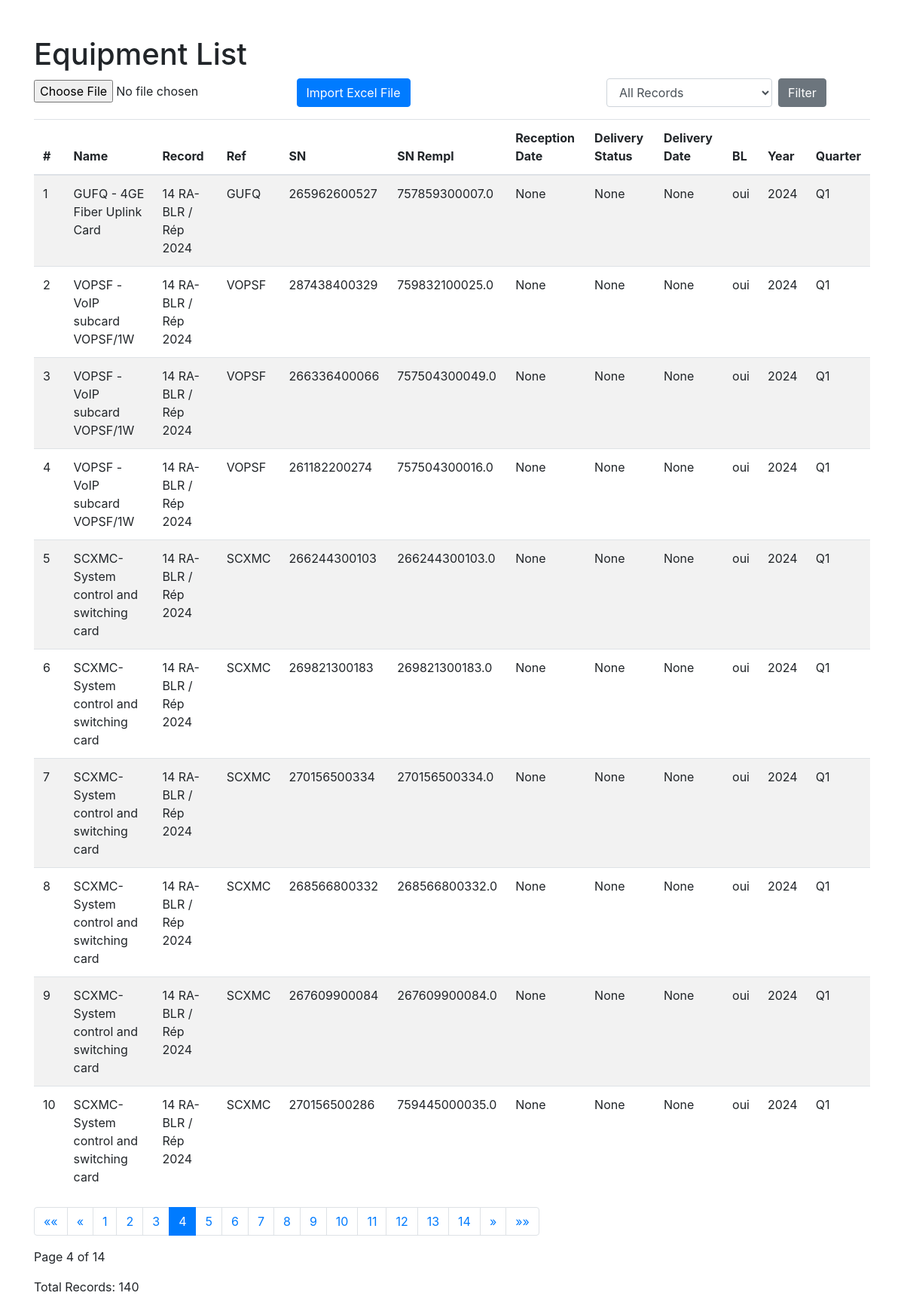
Page /inventory/equipments/?page=4 on the committed database.
### inventory/models.py (models this page shows, shortened)
class Equipment(models.Model):
    record = models.ForeignKey(Record, related_name='equipment', on_delete=models.CASCADE)
    name = models.CharField(max_length=255)
    ref = models.CharField(max_length=255, blank=True, null=True)
    sn = models.CharField(max_length=255, blank=True, null=True)
    sn_rempl = models.CharField(max_length=255, blank=True, null=True)
    reception_date = models.DateField(blank=True, null=True)
    delivery_status = models.CharField(max_length=255, blank=True, null=True)
    delivery_date = models.DateField(blank=True, null=True)
    bl = models.CharField(max_length=255, blank=True, null=True)
    year = models.PositiveIntegerField(blank=True, null=True)
    quarter = models.CharField(max_length=2, blank=True, null=True)
    order_index = models.PositiveIntegerField()  # New field to store row order

class Record(models.Model):
    name = models.CharField(max_length=255)

### inventory/views.py (the view, shortened to what this page needs)
# urls.py: path('equipments/', views.equipment_list, name='equipment_list'),
def equipment_list(request):
    form = UploadFileForm()
    filter_record_id = request.GET.get('record')
    equipments = Equipment.objects.all()
    if filter_record_id:
        equipments = equipments.filter(record_id=filter_record_id)
    paginator = Paginator(equipments, 10)  # Show 10 equipments per page
    page_number = request.GET.get('page')
    page_obj = paginator.get_page(page_number)
    return render(request, 'inventory/equipment_list.html', {
        'equipments': page_obj,
        'form': form,
        'records': Record.objects.all(),  # Ensure records are available for filtering
        'filter_record_id': filter_record_id  # Current filter record ID
    })

### inventory/forms.py
class UploadFileForm(forms.Form):
    file = forms.FileField()

### inventory/templates/inventory/equipment_list.html (shortened to what this page needs)
{% load static %}
<!DOCTYPE html>
<html lang="en">
<head>
    <link href="https://stackpath.bootstrapcdn.com/bootstrap/4.5.2/css/bootstrap.min.css" rel="stylesheet">
</head>
<body>
<div class="container">
    <h1 class="mt-5">Equipment List</h1>
    <div class="row mb-3">
        <div class="col-md-8">
            <form method="post" enctype="multipart/form-data">
                {{ form.file }}
                <button type="submit" class="btn btn-primary">Import Excel File</button>
            </form>
        </div>
        <div class="col-md-4">
            <form method="get" class="form-inline">
                <div class="form-group mr-2">
                    <select name="record" id="record" class="form-control">
                        <option value="">All Records</option>
                    </select>
                </div>
                <button type="submit" class="btn btn-secondary">Filter</button>
            </form>
        </div>
    </div>
    <table class="table table-striped">
        <thead>
            <tr>
                <th>#</th>
                <th>Name</th>
                <th>Record</th>
                <th>Ref</th>
                <th>SN</th>
                <th>SN Rempl</th>
                <th>Reception Date</th>
                <th>Delivery Status</th>
                <th>Delivery Date</th>
                <th>BL</th>
                <th>Year</th>
                <th>Quarter</th>
            </tr>
        </thead>
        <tbody>
            {% for equipment in equipments %}
            <tr>
                <td>{{ forloop.counter }}</td>
                <td>{{ equipment.name }}</td>
                <td>{{ equipment.record.name }}</td>
                <td>{{ equipment.ref }}</td>
                <td>{{ equipment.sn }}</td>
                <td>{{ equipment.sn_rempl }}</td>
                <td>{{ equipment.reception_date }}</td>
                <td>{{ equipment.delivery_status }}</td>
                <td>{{ equipment.delivery_date }}</td>
                <td>{{ equipment.bl }}</td>
                <td>{{ equipment.year }}</td>
                <td>{{ equipment.quarter }}</td>
            </tr>
            {% endfor %}
        </tbody>
    </table>
    <nav aria-label="Page navigation">
        <ul class="pagination">
            {% if equipments.has_previous %}
                <li class="page-item">
                    <a class="page-link" href="?page=1{% if filter_record_id %}&record={{ filter_record_id }}{% endif %}" aria-label="First">
                        <span aria-hidden="true">&laquo;&laquo;</span>
                    </a>
                </li>
                <li class="page-item">
                    <a class="page-link" href="?page={{ equipments.previous_page_number }}{% if filter_record_id %}&record={{ filter_record_id }}{% endif %}" aria-label="Previous">
                        <span aria-hidden="true">&laquo;</span>
                    </a>
                </li>
            {% endif %}
            {% for num in equipments.paginator.page_range %}
                {% if equipments.number == num %}
                    <li class="page-item active" aria-current="page">
                        <span class="page-link">{{ num }}<span class="sr-only">(current)</span></span>
                    </li>
                {% else %}
                    <li class="page-item">
                        <a class="page-link" href="?page={{ num }}{% if filter_record_id %}&record={{ filter_record_id }}{% endif %}">{{ num }}</a>
                    </li>
                {% endif %}
            {% endfor %}
            {% if equipments.has_next %}
                <li class="page-item">
                    <a class="page-link" href="?page={{ equipments.next_page_number }}{% if filter_record_id %}&record={{ filter_record_id }}{% endif %}" aria-label="Next">
                        <span aria-hidden="true">&raquo;</span>
                    </a>
                </li>
                <li class="page-item">
                    <a class="page-link" href="?page={{ equipments.paginator.num_pages }}{% if filter_record_id %}&record={{ filter_record_id }}{% endif %}" aria-label="Last">
                        <span aria-hidden="true">&raquo;&raquo;</span>
                    </a>
                </li>
            {% endif %}
        </ul>
    </nav>
    <div class="mt-3">
        <p>Page {{ equipments.number }} of {{ equipments.paginator.num_pages }}</p>
        <p>Total Records: {{ equipments.paginator.count }}</p>
    </div>
</div>
</body>
</html>

### rows in the picture
Equipment: name "GUFQ - 4GE Fiber Uplink Card", record.name "14 RA-BLR / Rép 2024", ref "GUFQ", sn "265962600527", sn_rempl "757859300007.0", reception_date "None", delivery_status "None", delivery_date "None", bl "oui", year "2024", quarter "Q1"
Equipment: name "VOPSF - VoIP subcard VOPSF/1W", record.name "14 RA-BLR / Rép 2024", ref "VOPSF", sn "287438400329", sn_rempl "759832100025.0", reception_date "None", delivery_status "None", delivery_date "None", bl "oui", year "2024", quarter "Q1"
Equipment: name "VOPSF - VoIP subcard VOPSF/1W", record.name "14 RA-BLR / Rép 2024", ref "VOPSF", sn "266336400066", sn_rempl "757504300049.0", reception_date "None", delivery_status "None", delivery_date "None", bl "oui", year "2024", quarter "Q1"
Equipment: name "VOPSF - VoIP subcard VOPSF/1W", record.name "14 RA-BLR / Rép 2024", ref "VOPSF", sn "261182200274", sn_rempl "757504300016.0", reception_date "None", delivery_status "None", delivery_date "None", bl "oui", year "2024", quarter "Q1"
Equipment: name "SCXMC-System control and switching card", record.name "14 RA-BLR / Rép 2024", ref "SCXMC", sn "266244300103", sn_rempl "266244300103.0", reception_date "None", delivery_status "None", delivery_date "None", bl "oui", year "2024", quarter "Q1"
Equipment: name "SCXMC-System control and switching card", record.name "14 RA-BLR / Rép 2024", ref "SCXMC", sn "269821300183", sn_rempl "269821300183.0", reception_date "None", delivery_status "None", delivery_date "None", bl "oui", year "2024", quarter "Q1"
Equipment: name "SCXMC-System control and switching card", record.name "14 RA-BLR / Rép 2024", ref "SCXMC", sn "270156500334", sn_rempl "270156500334.0", reception_date "None", delivery_status "None", delivery_date "None", bl "oui", year "2024", quarter "Q1"
Equipment: name "SCXMC-System control and switching card", record.name "14 RA-BLR / Rép 2024", ref "SCXMC", sn "268566800332", sn_rempl "268566800332.0", reception_date "None", delivery_status "None", delivery_date "None", bl "oui", year "2024", quarter "Q1"
Equipment: name "SCXMC-System control and switching card", record.name "14 RA-BLR / Rép 2024", ref "SCXMC", sn "267609900084", sn_rempl "267609900084.0", reception_date "None", delivery_status "None", delivery_date "None", bl "oui", year "2024", quarter "Q1"
Equipment: name "SCXMC-System control and switching card", record.name "14 RA-BLR / Rép 2024", ref "SCXMC", sn "270156500286", sn_rempl "759445000035.0", reception_date "None", delivery_status "None", delivery_date "None", bl "oui", year "2024", quarter "Q1"

### other values in the picture
{{ num }} "1" "2" "3" "5" "6" "7" "8" "9" "10" "11" "12" "13" "14"
{{ num }} "4"
{{ equipments.number }} "4"
{{ equipments.paginator.num_pages }} "14"
{{ equipments.paginator.count }} "140"
